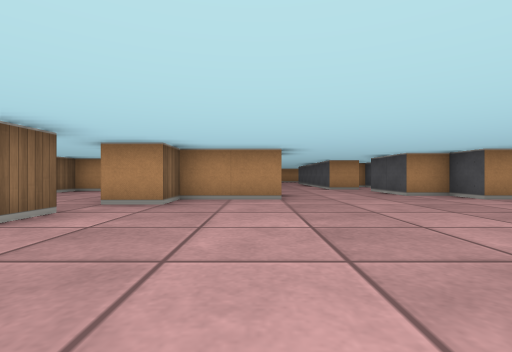
view 1 (above)

21 first-person views from a walk through a cub3D ray-caster map. The camera is about half as high as the walls, looks level and sees 85° across. The floor is counted in squares. Each view is taken from the middle of a square. On the plan, view 1 faces up. The plan holds only what a view shows up to about 9 squares ahead; the rest is blank.

view 2
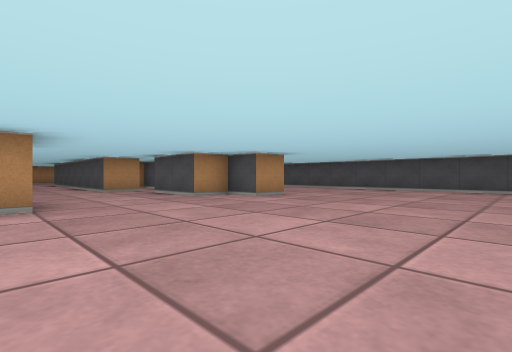

view 3
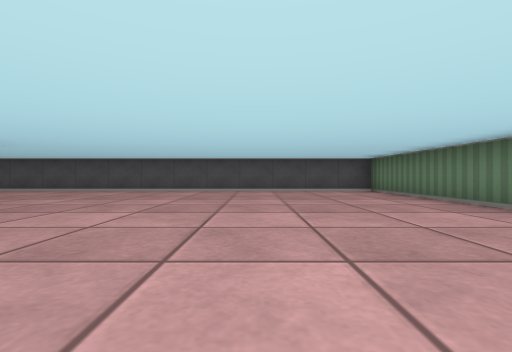

view 4
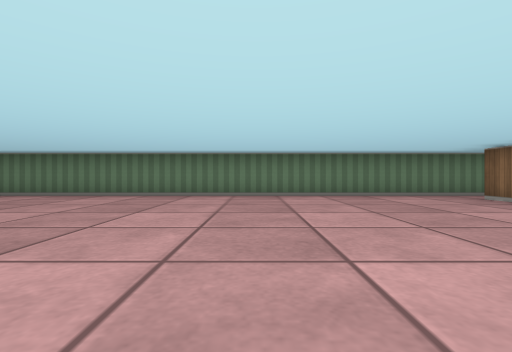

view 5
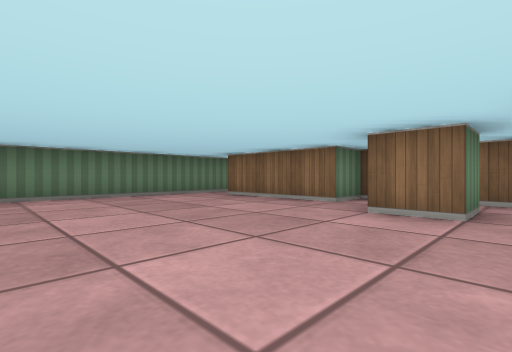

view 6
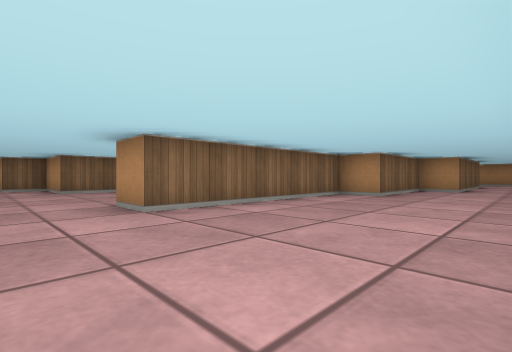

view 7
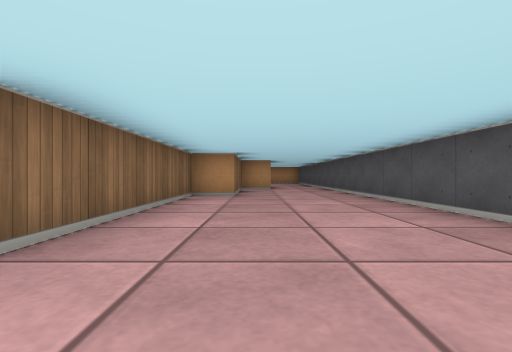

view 8
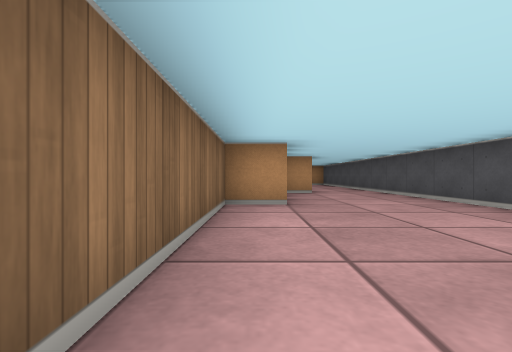

view 9
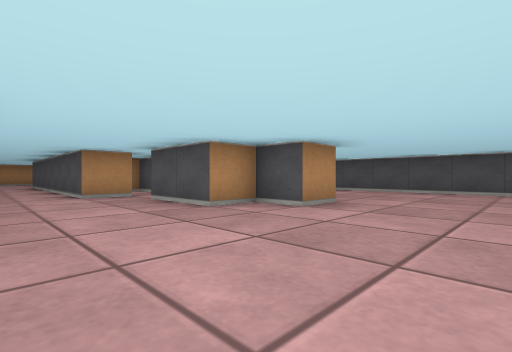

view 10
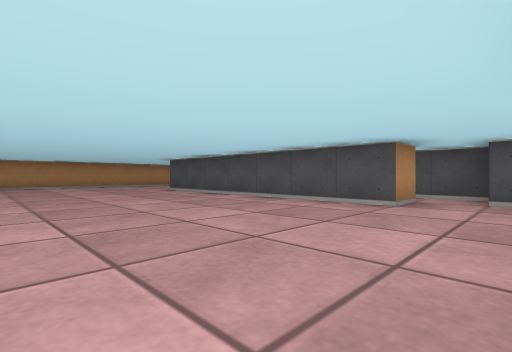

view 11
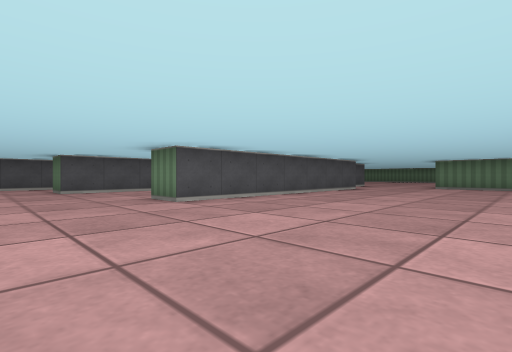

view 12
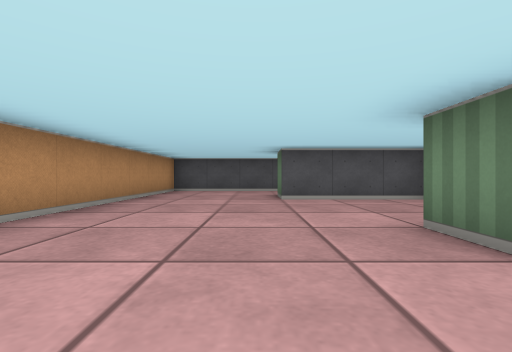

view 13
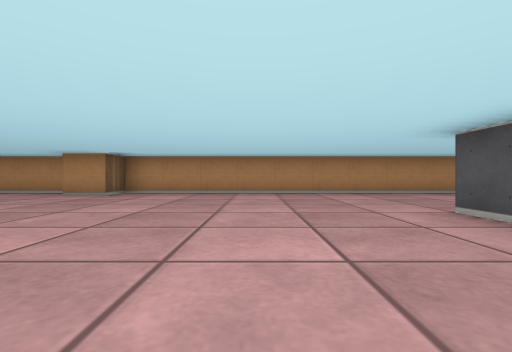

view 14
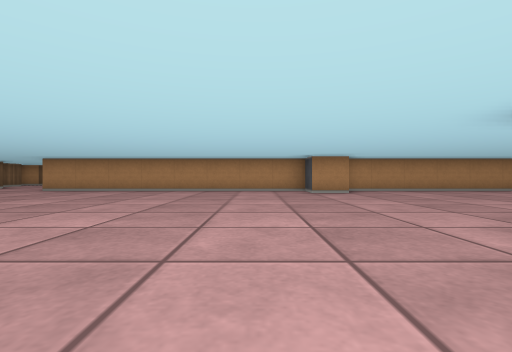

view 15
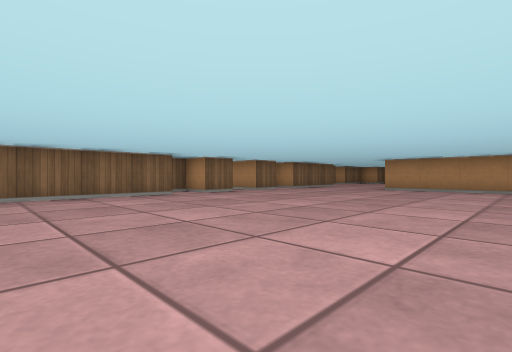

view 16
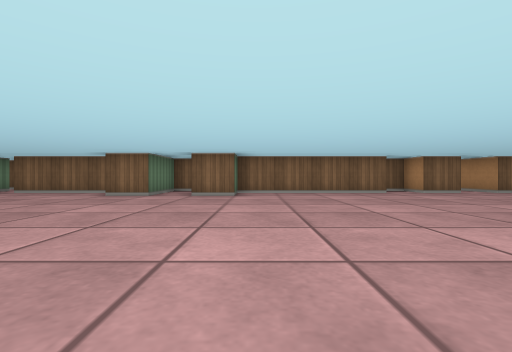

view 17
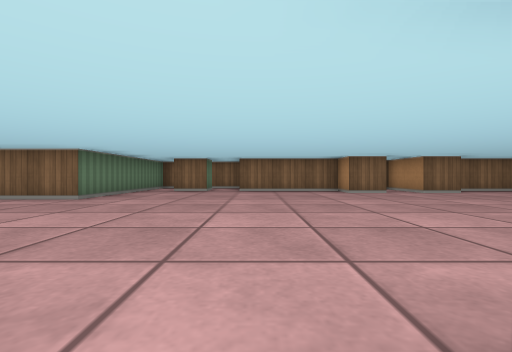

view 18
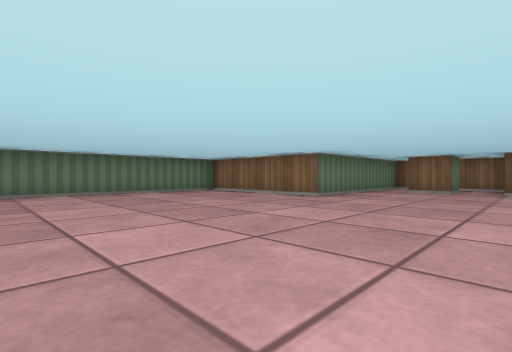

view 19
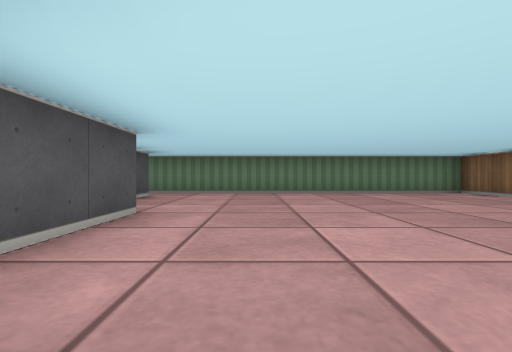

view 20
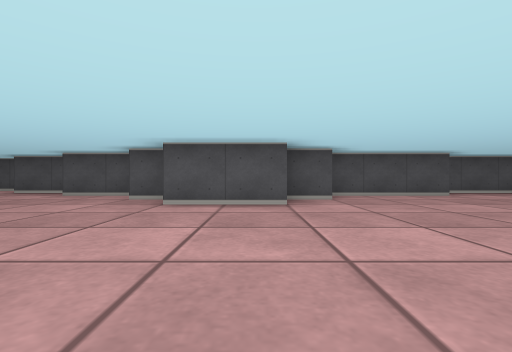

view 21
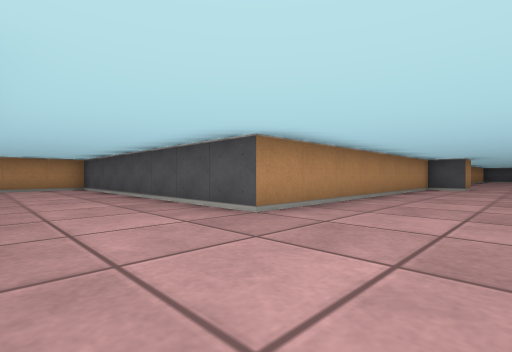

### Floor plan
Ten units are one square. View 1 is at (0, 0); x grows to the right and y downward. Boxes are objects, and circles mark ways between rooms. Rooms are numbered by the first view taken in them; rooms with no view inside come last. Other rooms are left out.
<svg viewBox="-180 -290 280 320">
<path fill="none" stroke="#000" d="M5 -69 5 -55 -15 -55 -15 -45 -25 -45M-35 -35 -25 -35 -25 -25M-45 -39 -45 -34M-45 -15 -35 -15 -35 15M-45 25 95 25 95 -125M75 -135 65 -135 65 -105 55 -105 55 -55 45 -55 45 -65 35 -65 35 -85M-45 -111 -45 -125M-55 -89 -55 -105M-35 -134 -35 -139M-65 -78 -65 -85M-46 -85 -55 -85 -55 -76M-75 -55 -75 -75M-15 -75 -8 -75M-65 -44 -65 -55M-155 -146 -155 -105 -145 -105 -145 -95 -160 -95M-155 -165 -155 -155 -165 -155 -165 -150M25 -95 25 -165 35 -165M-165 -91 -165 -85 -145 -85 -145 -75 -155 -75 -155 -45M-155 -175 -169 -175M-55 -14 -55 -42M-166 -35 -155 -35 -155 -25M-175 -45 -175 -32M-45 15 -45 -9M65 -146 65 -175 75 -175M-162 -15 -125 -15 -125 25 -45 25M75 -152 75 -135M95 -125 95 -150M95 -172 95 -205 -35 -205 -35 -195 -45 -195 -45 -205 -125 -205 -125 -282M-128 -285 -146 -285M35 -95 25 -95M45 -85 45 -115"/>
<circle cx="-35" cy="-40" r="3" fill="#2a7"/>
<circle cx="-40" cy="20" r="3" fill="#2a7"/>
<circle cx="15" cy="-85" r="3" fill="#2a7"/>
<circle cx="85" cy="-125" r="3" fill="#2a7"/>
<circle cx="25" cy="-85" r="3" fill="#2a7"/>
<text x="40" y="-30">1</text>
<text x="-70" y="-120">2</text>
<text x="40" y="-100">3</text>
</svg>
Room 1 opens to room 2. Room 1 opens to room 3.

Where each view was taken, in squares from view 1:
view 1: 0 up, 0 right, facing up
view 2: 1 up, 0 right, facing up-right
view 3: 1 up, 1 right, facing right
view 4: 4 up, 1 right, facing down
view 5: 4 up, 1 right, facing down-left
view 6: 4 up, 9 right, facing up-left
view 7: 4 up, 7 right, facing up
view 8: 6 up, 6 right, facing up
view 9: 3 up, 1 right, facing up-right
view 10: 8 up, 2 left, facing up-right
view 11: 19 up, 2 left, facing down-right
view 12: 18 up, 1 right, facing right
view 13: 13 up, 0 right, facing up
view 14: 12 up, 6 left, facing up
view 15: 11 up, 9 left, facing up-left
view 16: 11 up, 8 left, facing left
view 17: 5 up, 7 left, facing left
view 18: 5 up, 7 left, facing down-left
view 19: 5 up, 7 left, facing down
view 20: 6 up, 12 left, facing right
view 21: 18 up, 15 left, facing up-right
